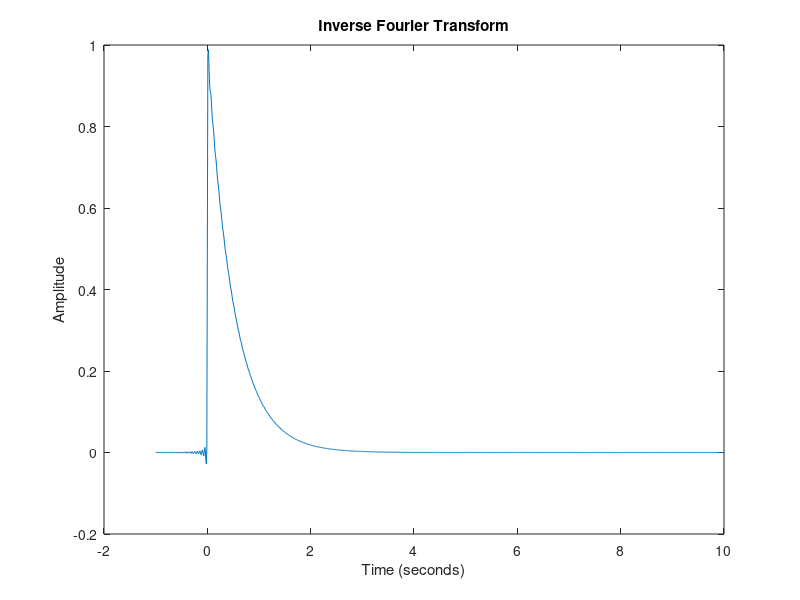

The MATLAB script that drew this image:
a = 2; 
t = -1:0.01:10; 
F = zeros(size(t)); 

for i = 1:length(t) 
    F(i) = real((1/(2*pi))*(integral(@(w) (1./(a+1i*w)).*exp(1i*w*t(i)), -500, 500))); 
end 

figure; 
plot(t, F); 
title("Inverse Fourier Transform"); 
xlabel("Time (seconds)"); 
ylabel("Amplitude"); 
